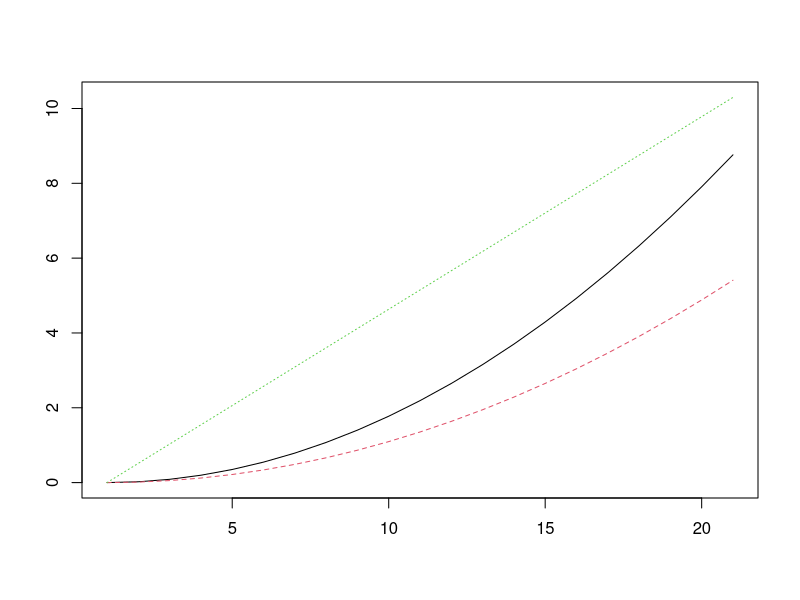

The R source for this figure:
library(deSolve)

bra <- function(time, state, pars){
  with(as.list(c(state, pars)),{
    dx = v*(sin(u))
    dy = v*(cos(u))
    dv = g*(cos(u))
    return(list(c(dx, dy, dv)))
  })
}

pars <- c(g = 9.8, u = 45)
state <- c(x = 0, y = 0, v = 0)
time <- seq(0,2,by=0.1)

out <- as.data.frame(ode(func = bra, y = state, parms = pars, times = time))

matplot(out[,-1], type = "l", xlab = "", ylab = "")
